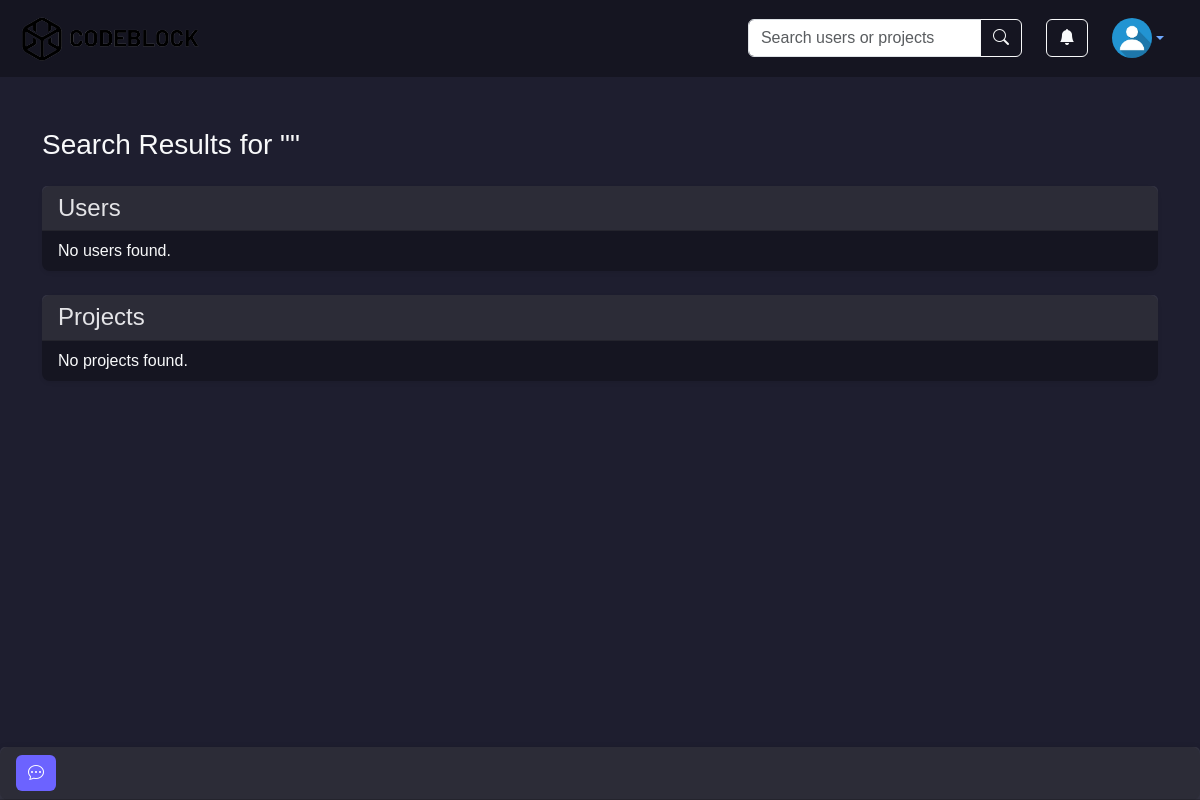
/search/ (signed in), run on the app's committed database.
### home/models.py (models this page shows, shortened)
class HomePage(models.Model):
    website_title = models.CharField(max_length=100, blank=True, null=True)
    updated_at = models.DateTimeField(auto_now=True)
    class Meta:
        verbose_name = "Home Page"
        verbose_name_plural = "Home Pages"

class Logo(models.Model):
    home_page = models.OneToOneField(HomePage, on_delete=models.CASCADE)
    image = models.ImageField(upload_to='')

### user/models.py (models this page shows, shortened)
class CustomUser(AbstractUser):
    profile_picture = models.ImageField(upload_to='profile_pictures/', null=True, blank=True)
    following = models.ManyToManyField('self', symmetrical=False, related_name='followers', blank=True)
    bio = models.TextField(blank=True)
    project_dir = models.CharField(max_length=512, null=True, blank=True)
    default_mem_limit = models.CharField(max_length=10, default='512m',
                                         help_text="Default memory limit for Docker containers.")
    default_memswap_limit = models.CharField(max_length=10, default='1g',
                                             help_text="Memory + swap limit for Docker containers.")
    default_cpus = models.DecimalField(max_digits=3, decimal_places=2, default=0.5,
                                       help_text="Number of CPUs allocated for Docker containers.")
    default_cpu_shares = models.PositiveIntegerField(default=512,
                                                     help_text="Relative CPU weight for Docker containers.")

### profile/views.py (the view, shortened to what this page needs)
# urls.py: path('search/', SearchView.as_view(), name='search'),
class SearchView(TemplateView):
    template_name = "search_results.html"
    def get(self, request, *args, **kwargs):
        query = request.GET.get('query', '').strip()
        user_results = []
        project_results = []
        context = {
            'home': HomePage.objects.first(),
            'query': query,
            'user_results': user_results,
            'project_results': project_results,
        }
        return self.render_to_response(context)

### profile/templates/search_results.html
{% extends "base.html" %}
{% block content %}
<div class="container py-4">
    <h3 class="text-light mb-4">Search Results for "{{ query }}"</h3>
    <div class="card text-light shadow-sm mb-4">
        <div class="card-header d-flex justify-content-between align-items-center">
            <h4 class="mb-0">Users</h4>
        </div>
        <ul class="list-group list-group-flush">
            {% for user in user_results %}
            <li class="list-group-item bg-transparent text-light d-flex align-items-center justify-content-between">
                <div class="d-flex align-items-center">
                    <img src="{{ user.profile_picture.url }}" alt="Profile" class="rounded-circle me-3"
                         style="width: 40px; height: 40px;">
                    <a href="{% url 'public_profile' user.username %}" class="text-light text-decoration-none">{{
                        user.username }}</a>
                </div>
            </li>
            {% empty %}
            <li class="list-group-item bg-transparent text-light">No users found.</li>
            {% endfor %}
        </ul>
    </div>
    <div class="card text-light shadow-sm">
        <div class="card-header d-flex justify-content-between align-items-center">
            <h4 class="mb-0">Projects</h4>
        </div>
        <ul class="list-group list-group-flush">
            {% for project in project_results %}
            <li class="list-group-item bg-transparent text-light">
                <div class="d-flex align-items-center p-2">
                    <img src="{{ project.user.profile_picture.url }}" alt="Profile" class="rounded-circle me-1"
                         style="width: 30px; height: 30px;">
                    <a href="{% url 'project' username=project.user.username project_id=project.id %}"
                       class="card-title text-decoration-none d-block fw-bold">
                        {{ project.user.username }}/{{ project.project_name }}
                    </a>
                </div>
                <p class="text-light p-1">{{ project.project_description }}</p>
                <div class="d-flex align-items-center mb-1">
                    <form method="post"
                          action="{% url 'project' username=project.user.username project_id=project.id %}">
                        {% csrf_token %}
                        <button type="submit" name="toggle_like" class="btn btn-sm btn-secondary me-2">
                            <i class="bi bi-star-fill"></i>
                            {% if user in project.liked_by.all %}
                            Starred {{ project.likes }}
                            {% else %}
                            Star {{ project.likes }}
                            {% endif %}
                        </button>
                    </form>
                    <p class="mb-0 small text-light">Last modified: {{ project.modified_at|date:"M d, Y" }}</p>
                </div>
            </li>
            {% empty %}
            <li class="list-group-item bg-transparent text-light">No projects found.</li>
            {% endfor %}
        </ul>
    </div>
</div>
{% endblock %}

### home/templates/base.html (shortened to what this page needs)
<!DOCTYPE html>
<html lang="en">
<head>
    <link href="https://cdn.jsdelivr.net/npm/bootstrap@5.3.2/dist/css/bootstrap.min.css" rel="stylesheet">
    <link href="https://cdn.jsdelivr.net/npm/bootstrap-icons/font/bootstrap-icons.css" rel="stylesheet">
    {% load static %}
    <link rel="stylesheet" type="text/css" href="{% static 'base.css' %}">
    <link rel="stylesheet" type="text/css" href="{% static 'base.js' %}">
</head>
<body>
<nav class="navbar fixed-top navbar-expand-lg navbar-dark">
    <div class="container-fluid">
        <a class="navbar-brand" href="{% url 'home' %}">
            <img src="{{ home.logo.image.url }}" alt="{{ home.website_title }}" class="navbar-logo text-light" style="width: 200px;">
        </a>
        <div class="collapse navbar-collapse" id="navbarContent">
            <div class="ms-auto">
                <form class="d-flex me-4" action="{% url 'search' %}" method="get">
                    <div class="input-group">
                        <input class="form-control" type="search" name="query" placeholder="Search users or projects"
                               aria-label="Search">
                        <button class="btn btn-outline-light" type="submit">
                            <i class="bi bi-search"></i>
                        </button>
                    </div>
                </form>
            </div>
            {% if user.is_authenticated %}
            <div class="dropdown me-4" data-bs-theme="dark">
                <button class="btn btn-outline-light" id="notificationsDropdown" data-bs-toggle="modal"
                        data-bs-target="#notificationsModal">
                    <i class="bi bi-bell-fill"></i>
                </button>
            </div>
            {% endif %}
            <div class="dropdown me-4" data-bs-theme="dark">
                {% if user.is_authenticated %}
                <a href="{% url 'profile' username=user.username %}"
                   class="d-flex align-items-center dropdown-toggle" id="userDropdown" data-bs-toggle="dropdown"
                   aria-expanded="false">
                    <img src="{{ user.profile_picture.url }}" alt="Profile Picture" width="40" height="40"
                         class="rounded-circle">
                </a>
                {% else %}
                <a href="{% url 'login' %}" class="btn btn-outline-light me-2">Sign In</a>
                <a href="{% url 'register' %}" class="btn btn-light">Sign Up</a>
                {% endif %}
            </div>
        </div>
    </div>
</nav>
<main class="main-content p-2 pb-5 pt-5">
    {% block content %}{% endblock %}
</main>
{% if user.is_authenticated %}
<div class="chat-box">
    <div class="card">
        <div class='card-header'>
            <button class="btn btn-secondary" type="button" data-bs-toggle="collapse"
                    data-bs-target="#chatCardCollapse, #mainChatCard" id="toggleButton">
                <i class="bi bi-chat-dots"></i>
            </button>
        </div>
    </div>
</div>
{% endif %}
</body>
</html>

### home/static/base.css (style rules this page uses)
:root { --bg-dark: #1e1e2f; --bg-darker: #151521; --text-light: #e4e4e7; --text-accent: #00c8ff; --btn-primary: #4caf50; --btn-secondary: #6c63ff; --btn-danger: #e74c3c; }
.navbar.fixed-top { position: fixed; top: 0; left: 0; right: 0; z-index: 1030; background-color: var(--bg-darker); color: var(--text-accent); }
body { background-color: var(--bg-dark); color: var(--text-light); font-family: 'Arial', sans-serif; padding-top: 56px; }
.btn-secondary { background-color: var(--btn-secondary); border: none; }
.card { background-color: var(--bg-darker); border: none; border-radius: 0.5rem; box-shadow: 0 4px 8px rgba(0, 0, 0, 0.3); }
.card-header { background-color: rgba(255, 255, 255, 0.1); font-weight: bold; color: var(--text-light); }
.list-group-item { background-color: rgba(255, 255, 255, 0.1); color: var(--text-light); border: none; border-radius: 0.5rem; }
.main-content { margin: auto; max-width: 1200px; }
.chat-box { position: fixed; bottom: 0; right: 0; z-index: 1; width: 30%; }
@media (max-width: 1200px) { .chat-box { width: 100%; bottom: 0; right: 0; margin: 0; } }

### data on the page
HomePage: logo.image (picture)
CustomUser: profile_picture (placeholder picture)
